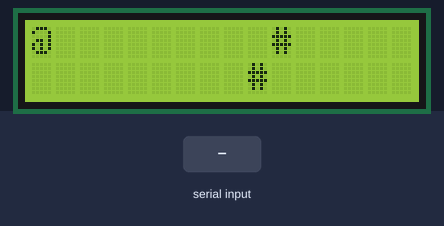
This sketch was run on a simulated Arduino Uno, built with avr-gcc and run on an emulated ATmega328P. Parts: 16×2 character LCD. Inputs (shaded band) come from the test bench. Random numbers use the default seed unless the sketch sets one; what the sketch prints to the serial monitor is not drawn.

Above: at 1.3 s.
1.4 s: "0\n" received over Serial
At 1.58 s:
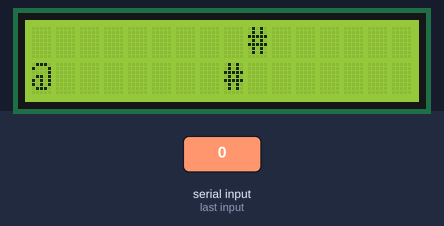
3.8 s: byte 49 ('1') received over Serial
At 4.14 s:
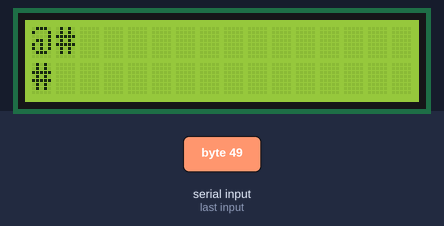
At 4.9 s:
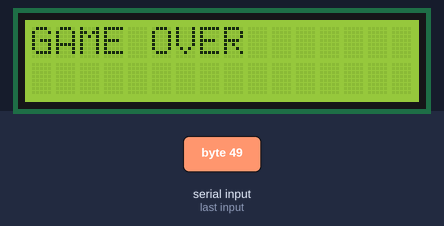
Timing chart, 0 to 6.8 s (numbered marks = the images above; inputs shaded):
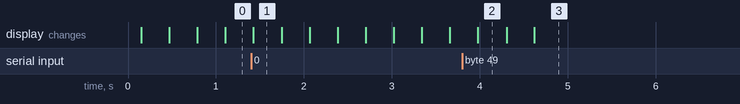

The sketch:

bluetooth.ino
```cpp
#include <SoftwareSerial.h>
#include <Wire.h>
#include <LiquidCrystal_I2C.h>

#define SDA_PIN 4
#define SCL_PIN 5
LiquidCrystal_I2C lcd(0x27, 2, 1, 0, 4, 5, 6, 7, 3, POSITIVE);

const int PROBABILITY = 850;
const int LEVEL_LENGTH = 400;
int playerPos = 0;
char level[2][LEVEL_LENGTH];
int speed = 300;
bool isGameOver = false;

char player = '@';
char car = '#';
char nothing = ' ';
int pos = 0;

void setup() {
  lcd.begin(16,2);
  lcd.home();
  lcd.print("Hello, ARDUINO ");
  lcd.setCursor ( 0, 1 );
  lcd.print ("     WORLD!  ");

  Serial.begin(9600);
  randomise();
  lcd.clear();
}

void printLine(char* lvl, int start, int line) {
  Serial.print(line == playerPos ? player : lvl[0]);
  for (int i = 1; i < 16; i++) {
    Serial.print(lvl[i + start]);
  }
  Serial.print('\n');
  lcd.setCursor(0, 0);
  lcd.print(nothing);
  lcd.setCursor(0, 1);
  lcd.print(nothing);
  lcd.setCursor(0, playerPos);
  lcd.print(player);
  if (start == 0) return;
  for(int i = 0; i < 16; i++) {
    if(lvl[i + start] != lvl[i + start - 1]) {
      lcd.setCursor(i, line);
      lcd.print(lvl[i + start]);
    }
  }
}

void randomise() {
  randomSeed(analogRead(0));
  for (int i = 0; i < LEVEL_LENGTH; i++) {
    level[0][i] = nothing;
    level[1][i] = nothing;
    if (random(1000) < PROBABILITY) continue;
    if (random(10) > 5) {
      level[0][i] = car;
    } else {
      level[1][i] = car;
    }
  }
}

void checkGame() {
  if (level[playerPos][pos] == car) {
    Serial.println("CRASHED");
    lcd.home();
    lcd.clear();
    lcd.print("CRASHED");
    isGameOver = true;
  }
}

void loop() {
  if (isGameOver) {
    Serial.println("gameover");
    lcd.home();
    lcd.clear();
    lcd.print("GAME OVER");
  } else {
    if (Serial.available() > 0) {
      char move = Serial.read();
      if (move == '1')
        playerPos = 0;
      else if (move == '0')
        playerPos = 1;
    }
    if (pos < LEVEL_LENGTH - 17) {
      Serial.println("****************");
      printLine(level[0], pos, 0);
      printLine(level[1], pos, 1);
      Serial.println("****************");
    } else {
      Serial.println("you win");
    }
    checkGame();
    pos++;
  }

  delay(speed);
}
```
